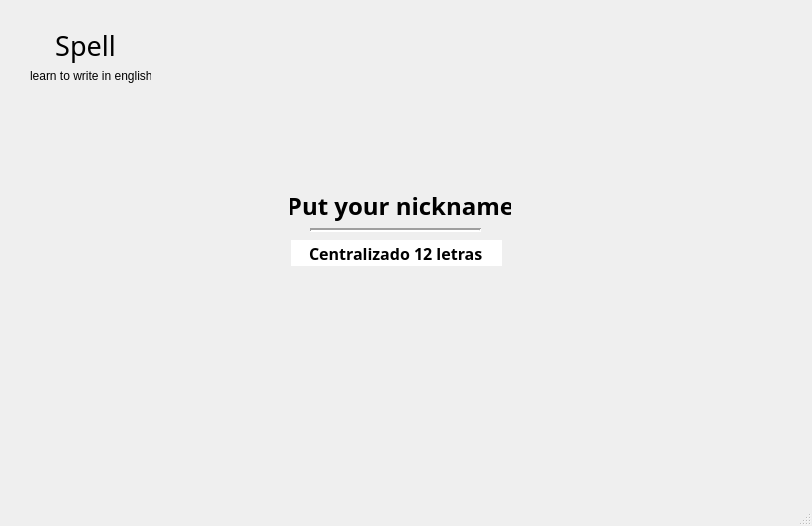
<?xml version="1.0" encoding="UTF-8"?>
<ui version="4.0">
 <class>MainWindow</class>
 <widget class="QMainWindow" name="MainWindow">
  <property name="geometry">
   <rect>
    <x>0</x>
    <y>0</y>
    <width>812</width>
    <height>526</height>
   </rect>
  </property>
  <property name="sizePolicy">
   <sizepolicy hsizetype="Fixed" vsizetype="Fixed">
    <horstretch>0</horstretch>
    <verstretch>0</verstretch>
   </sizepolicy>
  </property>
  <property name="minimumSize">
   <size>
    <width>810</width>
    <height>520</height>
   </size>
  </property>
  <property name="windowTitle">
   <string>Vamos Jogar!</string>
  </property>
  <widget class="QWidget" name="centralwidget">
   <widget class="QLabel" name="edicao">
    <property name="geometry">
     <rect>
      <x>30</x>
      <y>60</y>
      <width>121</width>
      <height>31</height>
     </rect>
    </property>
    <property name="text">
     <string>learn to write in english</string>
    </property>
   </widget>
   <widget class="QLabel" name="Titulo">
    <property name="geometry">
     <rect>
      <x>30</x>
      <y>20</y>
      <width>111</width>
      <height>51</height>
     </rect>
    </property>
    <property name="font">
     <font>
      <family>Copperplate Gothic Bold</family>
      <pointsize>20</pointsize>
     </font>
    </property>
    <property name="text">
     <string>Spell</string>
    </property>
    <property name="alignment">
     <set>Qt::AlignCenter</set>
    </property>
   </widget>
   <widget class="QLabel" name="textoNome">
    <property name="geometry">
     <rect>
      <x>290</x>
      <y>190</y>
      <width>221</width>
      <height>31</height>
     </rect>
    </property>
    <property name="font">
     <font>
      <family>Ink Free</family>
      <pointsize>18</pointsize>
      <weight>75</weight>
      <bold>true</bold>
     </font>
    </property>
    <property name="autoFillBackground">
     <bool>false</bool>
    </property>
    <property name="text">
     <string>Put your nickname</string>
    </property>
    <property name="scaledContents">
     <bool>false</bool>
    </property>
    <property name="alignment">
     <set>Qt::AlignCenter</set>
    </property>
   </widget>
   <widget class="Line" name="line">
    <property name="geometry">
     <rect>
      <x>310</x>
      <y>220</y>
      <width>171</width>
      <height>20</height>
     </rect>
    </property>
    <property name="font">
     <font>
      <pointsize>8</pointsize>
      <weight>50</weight>
      <bold>false</bold>
     </font>
    </property>
    <property name="lineWidth">
     <number>2</number>
    </property>
    <property name="orientation">
     <enum>Qt::Horizontal</enum>
    </property>
   </widget>
   <widget class="QLineEdit" name="NomeDigitado">
    <property name="geometry">
     <rect>
      <x>291</x>
      <y>240</y>
      <width>211</width>
      <height>26</height>
     </rect>
    </property>
    <property name="font">
     <font>
      <family>Ink Free</family>
      <pointsize>12</pointsize>
      <weight>75</weight>
      <bold>true</bold>
     </font>
    </property>
    <property name="text">
     <string>Centralizado 12 letras</string>
    </property>
    <property name="frame">
     <bool>false</bool>
    </property>
    <property name="alignment">
     <set>Qt::AlignCenter</set>
    </property>
   </widget>
  </widget>
  <widget class="QMenuBar" name="menubar">
   <property name="geometry">
    <rect>
     <x>0</x>
     <y>0</y>
     <width>812</width>
     <height>21</height>
    </rect>
   </property>
  </widget>
  <widget class="QStatusBar" name="statusbar"/>
 </widget>
 <resources/>
 <connections/>
</ui>
